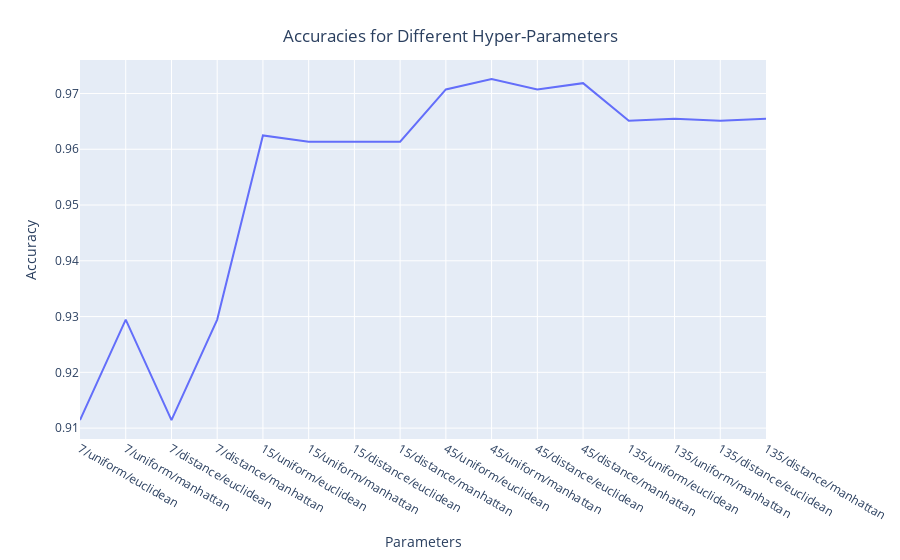

This figure's notebook cell:
### Code cell
plotdata = pd.DataFrame()
plotdata['Parameters'] = accuracies.keys()
plotdata['Accuracy'] = accuracies.values()
fig = px.line(plotdata, x="Parameters", y="Accuracy")
fig.update_layout(title={'text': "Accuracies for Different Hyper-Parameters",
                                                'x':0.5,
                                                'xanchor': 'center',
                                                'yanchor': 'top'})
iplot(fig)

### Figure 1 — Plotly figure (JSON) as saved in the notebook; plotly's stock layout.template omitted (floating-point values rounded to 4 significant figures)
{"data": [{"hovertemplate": "Parameters=%{x}<br>Accuracy=%{y}<extra></extra>", "legendgroup": "", "line": {"color": "#636efa", "dash": "solid"}, "marker": {"symbol": "circle"}, "mode": "lines", "name": "", "orientation": "v", "showlegend": false, "type": "scatter", "x": ["7/uniform/euclidean", "7/uniform/manhattan", "7/distance/euclidean", "7/distance/manhattan", "15/uniform/euclidean", "15/uniform/manhattan", "15/distance/euclidean", "15/distance/manhattan", "45/uniform/euclidean", "45/uniform/manhattan", "45/distance/euclidean", "45/distance/manhattan", "135/uniform/euclidean", "135/uniform/manhattan", "135/distance/euclidean", "135/distance/manhattan"], "xaxis": "x", "y": [0.9114, 0.9295, 0.9114, 0.9295, 0.9625, 0.9614, 0.9614, 0.9614, 0.9707, 0.9726, 0.9707, 0.9719, 0.9651, 0.9655, 0.9651, 0.9655], "yaxis": "y"}], "layout": {"autosize": true, "legend": {"tracegroupgap": 0}, "margin": {"t": 60}, "title": {"text": "Accuracies for Different Hyper-Parameters", "x": 0.5, "xanchor": "center", "yanchor": "top"}, "xaxis": {"anchor": "y", "autorange": true, "domain": [0, 1], "range": [0, 15], "title": {"text": "Parameters"}, "type": "category"}, "yaxis": {"anchor": "x", "autorange": true, "domain": [0, 1], "range": [0.908, 0.976], "title": {"text": "Accuracy"}, "type": "linear"}}}
